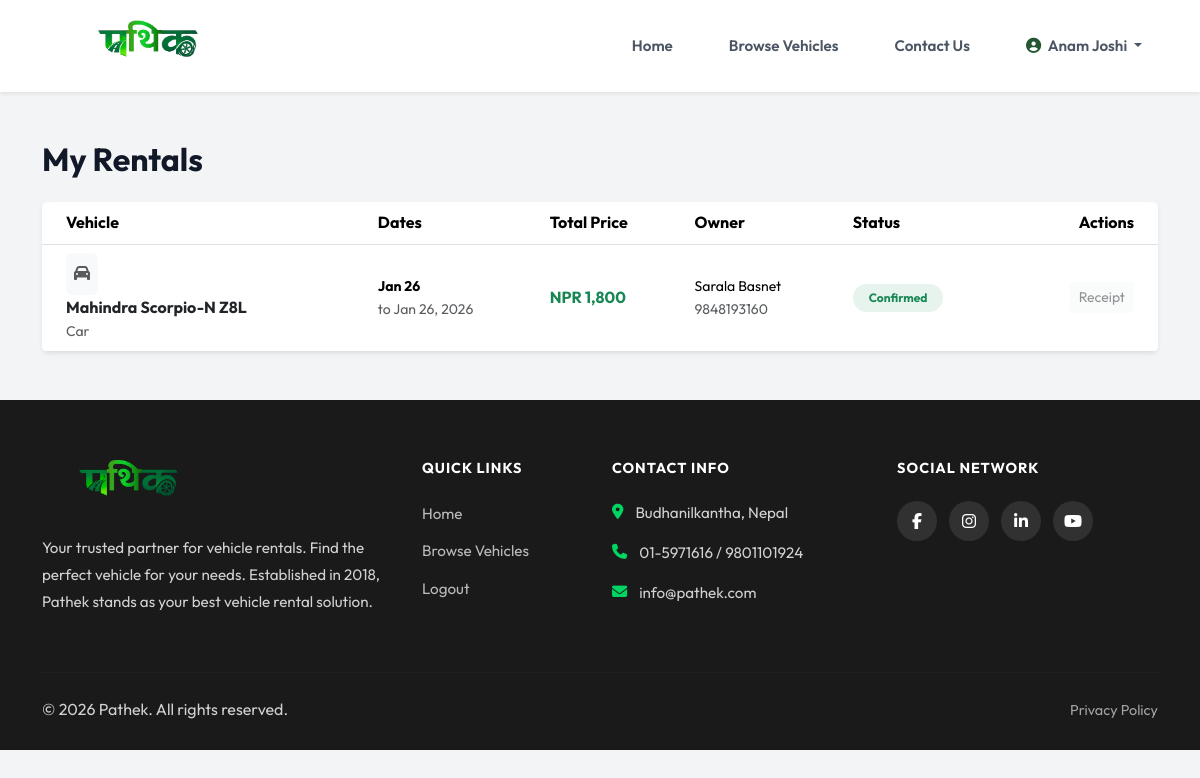
Screenshot of /index.php?page=booking&action=myBookings (signed in) with the database file from the repository.
### tables this page shows
CREATE TABLE `bookings` (
  `booking_id` int(11) NOT NULL,
  `vehicle_id` int(11) NOT NULL,
  `renter_id` int(11) NOT NULL,
  `pickup_date` date NOT NULL,
  `dropoff_date` date NOT NULL,
  `total_price` decimal(10,2) NOT NULL,
  `booking_status` enum('pending','confirmed','completed','cancelled') DEFAULT 'pending',
  `pickup_location` varchar(255) DEFAULT NULL,
  `dropoff_location` varchar(255) DEFAULT NULL,
  `created_at` timestamp NOT NULL DEFAULT current_timestamp(),
  `updated_at` timestamp NOT NULL DEFAULT current_timestamp() ON UPDATE current_timestamp()
);

CREATE TABLE `vehicles` (
  `vehicle_id` int(11) NOT NULL,
  `owner_id` int(11) NOT NULL,
  `vehicle_name` varchar(150) NOT NULL,
  `brand` varchar(100) NOT NULL,
  `model` varchar(100) NOT NULL,
  `vehicle_type` enum('Car','Bike','Scooty') NOT NULL,
  `year` int(11) NOT NULL,
  `plate_number` varchar(50) NOT NULL,
  `price_per_day` decimal(10,2) NOT NULL,
  `seating_capacity` int(11) DEFAULT NULL,
  `driver_available` tinyint(1) DEFAULT 0,
  `utility_type` enum('Personal','Commercial','Tourism') DEFAULT 'Personal',
  `pickup_type` enum('Airport','Domestic Tour','City Use','General') DEFAULT 'General',
  `description` text DEFAULT NULL,
  `image_path` varchar(255) DEFAULT 'assets/images/default-vehicle.jpg',
  `image_path_2` varchar(255) DEFAULT NULL,
  `image_path_3` varchar(255) DEFAULT NULL,
  `admin_feedback` text DEFAULT NULL,
  `availability_status` enum('available','booked','maintenance') DEFAULT 'available',
  `approval_status` enum('pending','approved','rejected','fixes_needed') DEFAULT 'pending',
  `created_at` timestamp NOT NULL DEFAULT current_timestamp(),
  `updated_at` timestamp NOT NULL DEFAULT current_timestamp() ON UPDATE current_timestamp()
);

CREATE TABLE `users` (
  `user_id` int(11) NOT NULL,
  `full_name` varchar(100) NOT NULL,
  `email` varchar(100) NOT NULL,
  `password_hash` varchar(255) NOT NULL,
  `phone` varchar(20) DEFAULT NULL,
  `user_role` enum('admin','owner_pending','owner_verified','owner_rejected','renter') NOT NULL DEFAULT 'renter',
  `account_status` enum('active','blocked') DEFAULT 'active',
  `otp_hash` varchar(255) DEFAULT NULL,
  `otp_expires_at` datetime DEFAULT NULL,
  `is_email_verified` tinyint(1) DEFAULT 0,
  `created_at` timestamp NOT NULL DEFAULT current_timestamp(),
  `updated_at` timestamp NOT NULL DEFAULT current_timestamp() ON UPDATE current_timestamp()
);

### app/controllers/BookingController.php (called while the page is built, shortened)
<?php
class BookingController
{
    private $bookingModel;
    public function __construct()
    {
        require_once APP_PATH . '/models/Booking.php';
        $this->bookingModel = new Booking();
    }
    public function myBookings()
    {
        $renter_id = $_SESSION['user_id'];
        $bookings = $this->bookingModel->getBookingsByRenter($renter_id);
        require APP_PATH . '/views/booking/my_bookings.php';
    }
}

### config/db.php (called while the page is built, shortened)
<?php
class Database
{
    private static $instance = null;
    private $conn;
    private function __construct()
    {
        $this->conn = new mysqli(DB_HOST, DB_USER, DB_PASS, DB_NAME);
        $this->conn->set_charset("utf8mb4");
    }
    public static function getInstance()
    {
        if (self::$instance === null) {
            self::$instance = new Database();
        }
        return self::$instance;
    }
    public function getConnection(): mysqli
    {
        return $this->conn;
    }
}

### app/models/Booking.php (called while the page is built, shortened)
<?php
class Booking
{
    private $conn;
    public function __construct()
    {
        $this->db = Database::getInstance();
        $this->conn = $this->db->getConnection();
    }
    public function getBookingsByRenter($renter_id): array
    {
        $renter_id = (int) $renter_id;
        $query = "SELECT b.*, v.vehicle_name, v.vehicle_type, v.model, v.image_path,
                  o.full_name as owner_name, o.phone as owner_phone
                  FROM bookings b
                  JOIN vehicles v ON b.vehicle_id = v.vehicle_id
                  JOIN users o ON v.owner_id = o.user_id
                  WHERE b.renter_id = $renter_id
                  ORDER BY b.created_at DESC";
        $result = $this->conn->query($query);
        $bookings = [];
        while ($row = $result->fetch_assoc()) {
            $bookings[] = $row;
        }
        return $bookings;
    }
}

### app/views/booking/my_bookings.php (the view, shortened to what this page needs)
<?php
require APP_PATH . '/views/layouts/navbar.php';
?>
<div class="container py-5">
    <h2 class="fw-bold mb-4">My Rentals</h2>
    <?php if (empty($bookings)): ?>
        <div class="text-center py-5">
            <div class="mb-4">
                <div class="d-inline-block p-4 rounded-circle bg-light text-primary">
                    <i class="fas fa-calendar-alt fa-3x"></i>
                </div>
            </div>
            <h3 class="fw-bold text-dark">No Active Bookings</h3>
            <p class="text-muted w-50 mx-auto mb-4">
                You haven't booked any vehicles yet. Start your journey by exploring our premium fleet of cars, bikes, and
                scooties.
            </p>
            <a href="<?php echo BASE_URL; ?>/index.php?page=vehicle" class="btn btn-primary btn-lg px-5 pill-btn shadow-sm">
                <i class="fas fa-car-side me-2"></i> Browse Vehicles
            </a>
        </div>
    <?php else: ?>
        <div class="table-responsive shadow-sm rounded">
            <table class="table table-hover align-middle mb-0 bg-white">
                <thead class="bg-light">
                    <tr>
                        <th class="ps-4">Vehicle</th>
                        <th>Dates</th>
                        <th>Total Price</th>
                        <th>Owner</th>
                        <th>Status</th>
                        <th class="text-end pe-4">Actions</th>
                    </tr>
                </thead>
                <tbody>
                    <?php foreach ($bookings as $b): ?>
                        <tr>
                            <td class="ps-4">
                                <div class="d-flex align-items-center">
                                    <div class="flex-shrink-0 me-3">
                                        <div class="bg-light rounded p-2 text-center text-muted vehicle-icon">
                                            <i class="fas fa-car"></i>
                                        </div>
                                    </div>
                                </div>
                                <div>
                                    <div class="fw-bold text-dark">
                                        <?php echo htmlspecialchars($b['vehicle_name']); ?>
                                    </div>
                                    <div class="small text-muted">
                                        <?php echo htmlspecialchars($b['vehicle_type']); ?>
                                    </div>
                                </div>
            </div>
            <td>
                <div class="small">
                    <div class="fw-bold">
                        <?php echo date('M d', strtotime($b['pickup_date'])); ?>
                    </div>
                    <div class="text-muted">to
                        <?php echo date('M d, Y', strtotime($b['dropoff_date'])); ?>
                    </div>
                </div>
            </td>
            <td class="fw-bold text-success">NPR
                <?php echo number_format($b['total_price'], 0); ?>
            </td>
            <td>
                <div class="small">
                    <?php echo htmlspecialchars($b['owner_name']); ?>
                </div>
                <div class="small text-muted">
                    <?php echo htmlspecialchars($b['owner_phone']); ?>
                </div>
            </td>
            <td>
                <?php
                $statusClass = match ($b['booking_status']) {
                    'confirmed' => 'success',
                    'pending' => 'warning',
                    'cancelled' => 'danger',
                    'completed' => 'primary',
                    default => 'secondary'
                };
                ?>
                <span
                    class="badge bg-<?php echo $statusClass; ?> bg-opacity-10 text-<?php echo $statusClass; ?> px-3 py-2 rounded-pill">
                    <?php echo ucfirst($b['booking_status']); ?>
                </span>
            </td>
            <td class="text-end pe-4">
                <?php if ($b['booking_status'] === 'pending'): ?>
                    <a href="<?php echo BASE_URL; ?>/index.php?page=booking&action=cancel&id=<?php echo $b['booking_id']; ?>"
                        class="btn btn-sm btn-outline-danger"
                        onclick="return confirm('Are you sure you want to cancel this booking?');">
                        Cancel
                    </a>
                <?php else: ?>
                    <button class="btn btn-sm btn-light text-muted" disabled>Receipt</button>
                <?php endif; ?>
            </td>
        <?php endforeach; ?>
    </div>
<?php endif; ?>
<?php require APP_PATH . '/views/layouts/footer.php'; ?>

### assets/css/base.css (style rules this page uses)
* { margin: 0; padding: 0; box-sizing: border-box; }
body { font-family: 'Outfit', 'Segoe UI', system-ui, -apple-system, sans-serif; color: #111827; line-height: 1.6; background-color: #f3f4f6; }

### rows the page displays
bookings: vehicle.vehicle_name "Mahindra Scorpio-N Z8L", vehicle.vehicle_type "Car", pickup_date "Jan 26", dropoff_date "Jan 26, 2026", total_price "1,800", users.full_name "Sarala Basnet", users.phone "9848193160", booking_status "Confirmed", shows "Receipt"

### other values shown
$_SESSION['user_name'] "Anam Joshi"
